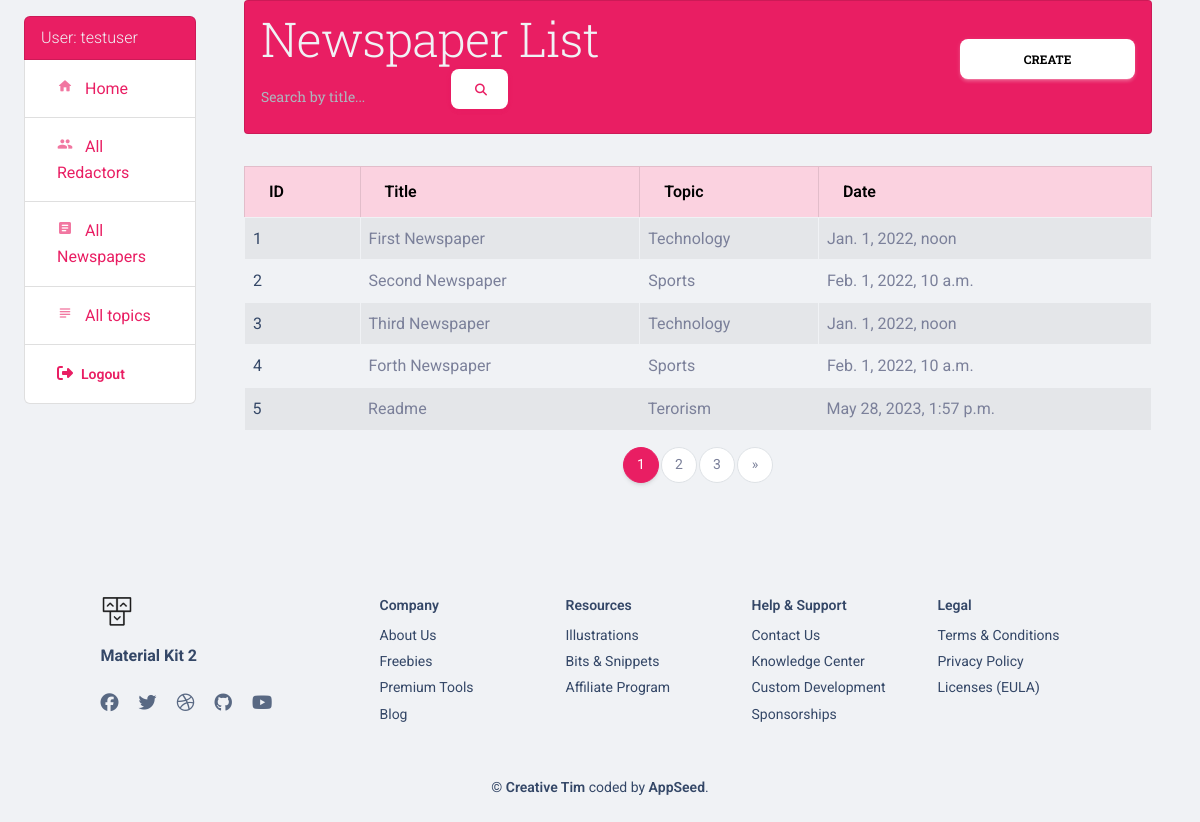
The app's page /newspapers/ (signed in) with its own data.
### agency/models.py (models this page shows, shortened)
class Redactor(AbstractUser):
    years_of_experience = models.IntegerField(null=True, blank=True)
    class Meta:
        ordering = ["username"]
        verbose_name = "redactor"
        verbose_name_plural = "redactors"
    def get_absolute_url(self):
        return reverse("agency:redactor-detail", kwargs={"pk": self.pk})

class Newspaper(models.Model):
    title = models.CharField(max_length=255)
    context = models.TextField(max_length=255, blank=True)
    published_date = models.DateTimeField(auto_now_add=True)
    topic = models.ForeignKey(Topic, on_delete=models.CASCADE)
    redactors = models.ManyToManyField(Redactor, related_name="newspapers")

class Topic(models.Model):
    name = models.CharField(max_length=255, unique=True)
    class Meta:
        ordering = ["name"]
    def __str__(self):
        return self.name

### agency/views.py (the view)
# urls.py: path("newspapers/", NewspaperListView.as_view(), name="newspaper-list"),
class NewspaperListView(LoginRequiredMixin, generic.ListView):
    model = Newspaper
    paginate_by = 5
    queryset = Newspaper.objects.all().select_related("topic")
    template_name = "agency/newspaper_list.html"
    context_object_name = "newspaper_list"
    def get_context_data(self, *, object_list=None, **kwargs):
        context = super(NewspaperListView, self).get_context_data(**kwargs)
        title = self.request.GET.get("title", "")
        context["search_form"] = NewspaperSearchForm(initial={"title": title})
        return context
    def get_queryset(self):
        form = NewspaperSearchForm(self.request.GET)
        if form.is_valid():
            return self.queryset.filter(title__icontains=form.cleaned_data["title"])
        return self.queryset

### agency/forms.py
class NewspaperSearchForm(forms.Form):
    title = forms.CharField(
        max_length=255,
        required=False,
        label="",
        widget=forms.TextInput(attrs={"placeholder": "Search by title..."}),
    )

### agency/context_processors.py (called while the page is built)
def cfg_assets_root(request):
    return {"ASSETS_ROOT": settings.ASSETS_ROOT}

### agency/templatetags/query_transform.py (called while the page is built)
@register.simple_tag
def query_transform(request, **kwargs):
    updated = request.GET.copy()
    for key, value in kwargs.items():
        if value is not None:
            updated[key] = value
        else:
            updated.pop(key, 0)
    return updated.urlencode()

### templates/agency/newspaper_list.html
{% extends "base-fullscreen.html" %}
{% load crispy_forms_filters %}
{% block content %}
  <div class="container">
    <div class="row">
      <div class="col-12">
        <h1 class="list-group-item bg-primary rounded d-flex align-items-center">
          <span class="flex-grow-1 text-light">Newspaper List {% include "includes/search_line.html" %}</span>
          <a href="{% url 'agency:newspaper-create' %}" class="btn btn-white link-to-page ml-auto" style="width: 20%;">Create</a>
        </h1>
      </div>
    </div>
    <div class="row mt-4">
      <div class="col-12">
        {% if newspaper_list %}
          <table class="table table-striped table-bordered">
            <thead class="table-primary">
              <tr>
                <th>ID</th>
                <th>Title</th>
                <th>Topic</th>
                <th>Date</th>
              </tr>
            </thead>
            <tbody>
              {% for newspaper in newspaper_list %}
                <tr>
                  <td><a href="{% url 'agency:newspaper-detail' pk=newspaper.id %}">{{ newspaper.id }}</a></td>
                  <td>{{ newspaper.title }}</td>
                  <td>{{ newspaper.topic }}</td>
                  <td>{{ newspaper.published_date }}</td>
                </tr>
              {% endfor %}
            </tbody>
          </table>
        {% else %}
          <p>There are no newspapers in the agency.</p>
        {% endif %}
      </div>
    </div>
  </div>
{% endblock %}

### templates/includes/navigation.html (shortened to what this page needs)
<ul class="sidebar-nav list-group">
  {% if request.user.is_authenticated %}
    <li class="list-group-item bg-primary text-light">User: <a href="{{ user.get_absolute_url }}" class="text-light">{{ user.get_username }}</a></li>
  {% endif %}
  <li class="list-group-item sidebar-title">
    <a href="/" class="nav-link">
      <i class="material-icons opacity-6 me-2 text-md">home</i>
      Home
    </a>
  </li>
  <li class="list-group-item">
    <a href="{% url 'agency:redactor-list' %}" class="nav-link">
      <i class="material-icons opacity-6 me-2 text-md">people</i>
      All Redactors
    </a>
  </li>
  <li class="list-group-item">
    <a href="{% url 'agency:newspaper-list' %}" class="nav-link">
      <i class="material-icons opacity-6 me-2 text-md">article</i>
      All Newspapers
    </a>
  </li>
  <li class="list-group-item dropdown">
    <a href="{% url 'agency:topic-list' %}" class="nav-link">
      <i class="material-icons opacity-6 me-2 text-md">subject</i>
      All topics
    </a>
  </li>
  {% if request.user.is_authenticated %}
    <li class="list-group-item">
      <a href="{% url 'logout' %}" class="nav-link">
        <i class="fa fa-sign-out me-1"></i>
        <p class="d-inline text-sm z-index-1 font-weight-bold" data-bs-toggle="tooltip" data-bs-placement="bottom" title="Sign OUT">Logout</p>
      </a>
    </li>
  {% endif %}
</ul>

### templates/includes/navigation.html (style rules this page uses)
.sidebar-nav { margin-top: 1em; }

### records on screen
Redactor: get_username "testuser"
Newspaper: id "1", title "First Newspaper", topic "Technology", published_date "Jan. 1, 2022, noon"
Newspaper: id "2", title "Second Newspaper", topic "Sports", published_date "Feb. 1, 2022, 10 a.m."
Newspaper: id "3", title "Third Newspaper", topic "Technology", published_date "Jan. 1, 2022, noon"
Newspaper: id "4", title "Forth Newspaper", topic "Sports", published_date "Feb. 1, 2022, 10 a.m."
Newspaper: id "5", title "Readme", topic "Terorism", published_date "May 28, 2023, 1:57 p.m."

### other values on screen
{{ page }} "1"
{{ page }} "2" "3"
